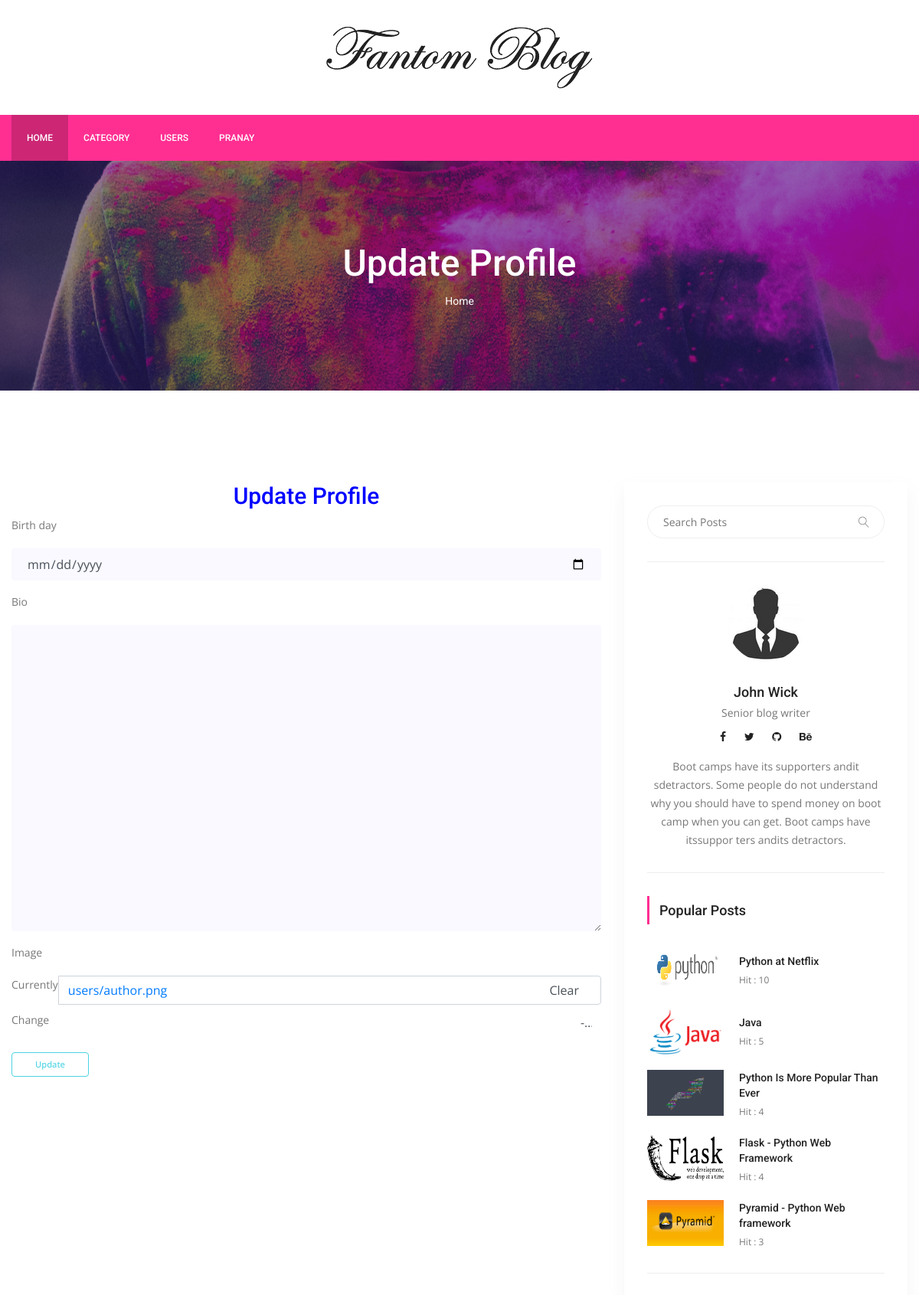
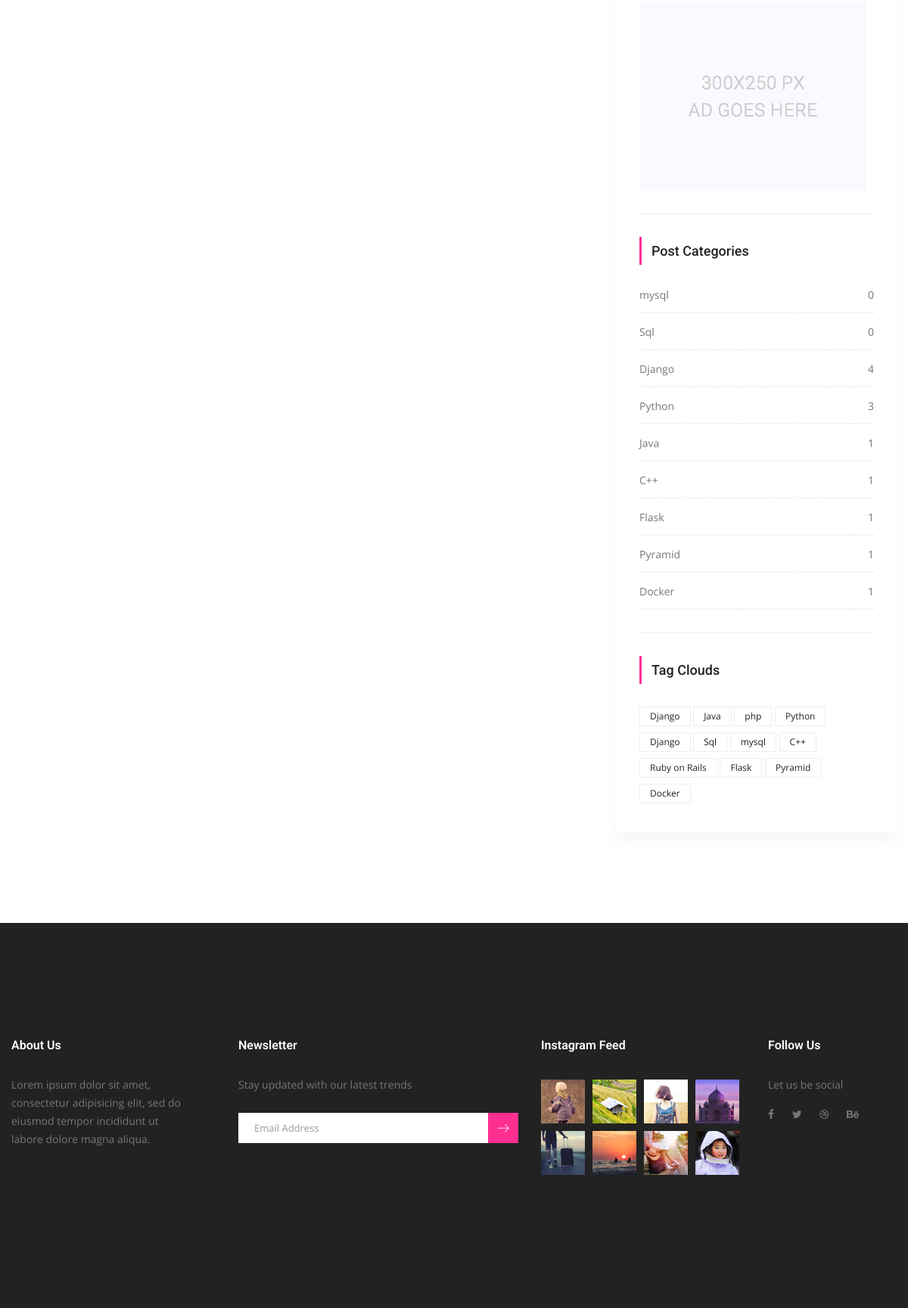
Screenshot of /users/update-profile/pranay/ (signed in) with the database file from the repository (2 pictures, top to bottom).
### users/models.py (models this page shows, shortened)
class UserProfile(models.Model):
    user = models.OneToOneField(settings.AUTH_USER_MODEL,on_delete=models.CASCADE)
    birth_day = models.DateField(null=True,blank=True)
    bio = models.TextField(max_length=1000,blank=True)
    image = models.ImageField(blank=True,null=True,default='users/newindex.png',upload_to='users')
    slug = models.SlugField(editable=False)

### posts/models.py (models this page shows, shortened)
class Post(models.Model):
    title = models.CharField(max_length=150)
    content = RichTextField()
    publishing_date = models.DateTimeField(auto_now_add=True)
    image = models.ImageField(blank=True,null=True,upload_to='uploads/')
    user = models.ForeignKey(settings.AUTH_USER_MODEL,on_delete=models.CASCADE)
    slug = models.SlugField(default="slug",editable=False)
    category = models.ForeignKey(Category,on_delete=models.CASCADE,default=1,related_name="posts")
    tag = models.ManyToManyField(Tag,related_name="posts",blank=True)
    slider_post = models.BooleanField(default=False)
    hit = models.PositiveIntegerField(default=0)

class Category(models.Model):
    title = models.CharField(max_length=150)
    slug = models.SlugField(editable=False)
    def post_count(self):
        return self.posts.all().count()

class Tag(models.Model):
    title = models.CharField(max_length=50)
    slug = models.SlugField(editable=False)
    def __str__(self):
        return self.title

### users/views.py (the view, shortened to what this page needs)
# urls.py: path('update-profile/<slug:slug>/',UserProfileUpdateView.as_view(),name="update_profile"),
@method_decorator(login_required(login_url='/users/login'),name="dispatch")
class UserProfileUpdateView(SuccessMessageMixin,UpdateView):
    model = UserProfile
    template_name = 'users/profile-update.html'
    form_class = UserProfileForm
    success_message = "Your Profile Has Been Updated!!!"
    def get(self,request,*args,**kwargs):
        self.object = self.get_object()
        if self.object.user != request.user:
            return HttpResponseRedirect('/')
        return super(UserProfileUpdateView, self).get(request,*args,**kwargs)

### users/forms.py
class UserProfileForm(forms.ModelForm):
    def __init__(self,*args,**kwargs):
        super(UserProfileForm, self).__init__(*args,**kwargs)
        self.helper = FormHelper()
        self.helper.form_method = 'post'
        self.helper.field_class = 'mt-10'
        self.helper.layout = Layout(
            Field("birth_day",css_class="single-input"),
            Field("bio",css_class="single-input"),
            Field("image",css_class="single-input"),
        )
        self.helper.add_input(Submit('submit','Update',css_class="genric-btn success-border medium"))
    class Meta:
        model = UserProfile
        fields = ('birth_day','bio','image')
        widgets = {
            'birth_day':forms.DateInput(attrs={'type':'date'})
        }

### posts/templatetags/custom_tags.py (called while the page is built)
@register.simple_tag(name="categories")
def all_categories():
    return Category.objects.all()

@register.simple_tag(name="tags")
def all_tags():
    return Tag.objects.all()

@register.simple_tag(name="hit_posts")
def hit_posts():
    return Post.objects.order_by('-hit')[:5]

### templates/users/profile-update.html
{% extends 'base.html' %}
{% load static %}
{% load crispy_forms_tags %}
{% block content %}
        <section class="banner_area">
            <div class="banner_inner d-flex align-items-center">
            	<div class="overlay bg-parallax" data-stellar-ratio="0.9" data-stellar-vertical-offset="0" data-background=""></div>
				<div class="container">
					<div class="banner_content text-center">
						<h2>Update Profile</h2>
						<div class="page_link">
							<a href="{% url 'index' %}">Home</a>
						</div>
					</div>
				</div>
            </div>
        </section>
        <section class="blog_area p_120">
            <div class="container">
                <div class="row">
                    <div class="col-lg-8">
                        <h2 style="text-align:center;color:blue">Update Profile</h2>
                        <div class="blog_left_sidebar">
                            {% crispy form %}
                        </div>
                    </div>
                    {% include 'right_side.html' %}
                </div>
            </div>
        </section>
       {% endblock %}

### templates/base.html (shortened to what this page needs)
{% load static %}
{% load custom_tags %}
<!doctype html>
<html lang="en">
    <head>
        <link rel="stylesheet" href="{% static 'css/bootstrap.css' %}">
        <link rel="stylesheet" href="{% static 'vendors/linericon/style.css' %}">
        <link rel="stylesheet" href="{% static 'css/font-awesome.min.css' %}">
        <link rel="stylesheet" href="{% static 'vendors/owl-carousel/owl.carousel.min.css' %}">
        <link rel="stylesheet" href="{% static 'vendors/lightbox/simpleLightbox.css' %}">
        <link rel="stylesheet" href="{% static 'vendors/nice-select/css/nice-select.css' %}">
        <link rel="stylesheet" href="{% static 'vendors/animate-css/animate.css' %}">
        <link rel="stylesheet" href="{% static 'vendors/jquery-ui/jquery-ui.css' %}">
        <link rel="stylesheet" href="{% static 'css/style.css' %}">
        <link rel="stylesheet" href="{% static 'css/responsive.css' %}">
    </head>
    <body>
        <header class="header_area">
            <div class="logo_part">
            	<div class="container">
            		<a class="logo" href="{% url 'index' %}"><img src="{% static 'img/logo.png' %}" alt=""></a>
            	</div>
            </div>
			<div class="main_menu">
				<nav class="navbar navbar-expand-lg navbar-light">
					<div class="container">
						<div class="collapse navbar-collapse offset" id="navbarSupportedContent">
							<ul class="nav navbar-nav menu_nav">
								<li class="nav-item active"><a class="nav-link" href="{% url 'index' %}">Home</a></li>
								<li class="nav-item submenu dropdown">
									<a href="#" class="nav-link dropdown-toggle" data-toggle="dropdown" role="button" aria-haspopup="true" aria-expanded="false">Category</a>
                                    {% categories as categories %}
								</li>
                                 <li class="nav-item"><a class="nav-link" href="{% url 'users:user_list' %}">Users</a></li>
								{% if user.is_authenticated %}
                                <li class="nav-item submenu dropdown">
									<a href="#" class="nav-link dropdown-toggle" data-toggle="dropdown" role="button" aria-haspopup="true" aria-expanded="false">{{ user.username }}</a>
								</li>
                                {% else %}
								<li class="nav-item"><a class="nav-link" href="{% url 'users:register' %}">Register</a></li>
								<li class="nav-item"><a class="nav-link" href="{% url 'users:login' %}">Login</a></li>
                                {% endif %}
							</ul>
						</div>
					</div>
				</nav>
			</div>
        </header>
    {% block content %}
    {% endblock %}
        <footer class="footer-area">
            <div class="container">
                <div class="row">
                    <div class="col-lg-3  col-md-6 col-sm-6">
                        <div class="single-footer-widget">
                            <h6 class="footer_title">About Us</h6>
                            <p>Lorem ipsum dolor sit amet, consectetur adipisicing elit, sed do eiusmod tempor incididunt ut labore dolore magna aliqua.</p>
                        </div>
                    </div>
                    <div class="col-lg-4 col-md-6 col-sm-6">
                        <div class="single-footer-widget">
                            <h6 class="footer_title">Newsletter</h6>
                            <p>Stay updated with our latest trends</p>
                            <div id="mc_embed_signup">
                                <form target="_blank" action="https://spondonit.us12.list-manage.com/subscribe/post?u=1462626880ade1ac87bd9c93a&amp;id=92a4423d01" method="get" class="subscribe_form relative">
                                    <div class="input-group d-flex flex-row">
                                        <input name="EMAIL" placeholder="Email Address" onfocus="this.placeholder = ''" onblur="this.placeholder = 'Email Address '" required="" type="email">
                                        <button class="btn sub-btn"><span class="lnr lnr-arrow-right"></span></button>
                                    </div>
                                </form>
                            </div>
                        </div>
                    </div>
                    <div class="col-lg-3 col-md-6 col-sm-6">
                        <div class="single-footer-widget instafeed">
                            <h6 class="footer_title">Instagram Feed</h6>
                            <ul class="list instafeed d-flex flex-wrap">
                                <li><img src="{% static 'img/instagram/Image-01.jpg' %}" alt=""></li>
                                <li><img src="{% static 'img/instagram/Image-02.jpg' %}" alt=""></li>
                                <li><img src="{% static 'img/instagram/Image-03.jpg' %}" alt=""></li>
                                <li><img src="{% static 'img/instagram/Image-04.jpg' %}" alt=""></li>
                                <li><img src="{% static 'img/instagram/Image-05.jpg' %}" alt=""></li>
                                <li><img src="{% static 'img/instagram/Image-06.jpg' %}" alt=""></li>
                                <li><img src="{% static 'img/instagram/Image-07.jpg' %}" alt=""></li>
                                <li><img src="{% static 'img/instagram/Image-08.jpg' %}" alt=""></li>
                            </ul>
                        </div>
                    </div>
                    <div class="col-lg-2 col-md-6 col-sm-6">
                        <div class="single-footer-widget f_social_wd">
                            <h6 class="footer_title">Follow Us</h6>
                            <p>Let us be social</p>
                            <div class="f_social">
                            	<a href="#"><i class="fa fa-facebook"></i></a>
								<a href="#"><i class="fa fa-twitter"></i></a>
								<a href="#"><i class="fa fa-dribbble"></i></a>
								<a href="#"><i class="fa fa-behance"></i></a>
                            </div>
                        </div>
                    </div>
                </div>
                <div class="row footer-bottom d-flex justify-content-between align-items-center">
                    <p class="col-lg-12 footer-text text-center">
</p>
                </div>
            </div>
        </footer>
    </body>
</html>

### templates/right_side.html
{% load static %}
{% load custom_tags %}
<div class="col-lg-4">
                        <div class="blog_right_sidebar">
                            <aside class="single_sidebar_widget search_widget">
                                <form action="{% url 'search' %}" method="get">
                                <div class="input-group">
                                    <input type="text" class="form-control" placeholder="Search Posts" name="q">
                                    <span class="input-group-btn">
                                        <button class="btn btn-default" type="button"><i class="lnr lnr-magnifier"></i></button>
                                    </span>
                                </div></form>
                                <div class="br"></div>
                            </aside>
                            <aside class="single_sidebar_widget author_widget">
                                <img class="author_img rounded-circle" src="{% static 'img/blog/newindex.png' %}" alt="">
                                <h4>John Wick</h4>
                                <p>Senior blog writer</p>
                                <div class="social_icon">
                                    <a href="#"><i class="fa fa-facebook"></i></a>
                                    <a href="#"><i class="fa fa-twitter"></i></a>
                                    <a href="#"><i class="fa fa-github"></i></a>
                                    <a href="#"><i class="fa fa-behance"></i></a>
                                </div>
                                <p>Boot camps have its supporters andit sdetractors. Some people do not understand why you should have to spend money on boot camp when you can get. Boot camps have itssuppor ters andits detractors.</p>
                                <div class="br"></div>
                            </aside>
                            <aside class="single_sidebar_widget popular_post_widget">
                                <h3 class="widget_title">Popular Posts</h3>
                                {% hit_posts as posts %}
                                {% for post in posts %}
                                <div class="media post_item">
                                    <img src="{{ post.image.url }}" alt="post" style="width:100px;height:60px">
                                    <div class="media-body">
                                        <a href="{% url 'detail' post.pk post.slug %}"><h3>{{ post.title }}</h3></a>
                                        <p>Hit : {{ post.hit }}</p>
                                    </div>
                                </div>
                                {% endfor %}
                                <div class="br"></div>
                            </aside>
                            <aside class="single_sidebar_widget">
                                <a href="#"><img class="img-fluid" src="{% static "img/blog/add.jpg" %}" alt=""></a>
                                <div class="br"></div>
                            </aside>
                            <aside class="single_sidebar_widget post_category_widget">
                                <h4 class="widget_title">Post Categories</h4>
                                <ul class="list cat-list">
                                    {% categories as categories %}
                                    {% for category in categories %}
                                    <li>
                                        <a href="{% url 'category_detail' pk=category.id slug=category.slug %}" class="d-flex justify-content-between">
                                            <p>{{ category.title }}</p>
                                            <p>{{ category.post_count }}</p>
                                        </a>
                                    </li>
                                    {% endfor %}
                                </ul>
                                <div class="br"></div>
                            </aside>
                            <aside class="single-sidebar-widget tag_cloud_widget">
                                <h4 class="widget_title">Tag Clouds</h4>
                                <ul class="list">
                                    {% tags as labels %}
                                    {% for label in labels %}
                                    <li><a href="{% url 'tag_detail' label.slug %}">{{ label }}</a></li>
                                    {% endfor %}
                                </ul>
                            </aside>
                        </div>
                    </div>

### rows the page displays
Post: image (picture), title "Python at Netflix", hit "10"
Post: image (picture), title "Java", hit "5"
Post: image (picture), title "Python Is More Popular Than Ever", hit "4"
Post: image (picture), title "Flask - Python Web Framework", hit "4"
Post: image (picture), title "Pyramid - Python Web framework", hit "3"
Category: title "mysql", post_count "0"
Category: title "Sql", post_count "0"
Category: title "Django", post_count "4"
Category: title "Python", post_count "3"
Category: title "Java", post_count "1"
Category: title "C++", post_count "1"
Category: title "Flask", post_count "1"
Category: title "Pyramid", post_count "1"
Category: title "Docker", post_count "1"
Tag: title "Django"
Tag: title "Java"
Tag: title "php"
Tag: title "Python"
Tag: title "Django"
Tag: title "Sql"
Tag: title "mysql"
Tag: title "C++"
Tag: title "Ruby on Rails"
Tag: title "Flask"
Tag: title "Pyramid"
Tag: title "Docker"

### other values shown
{{ user.username }} "PRANAY"
